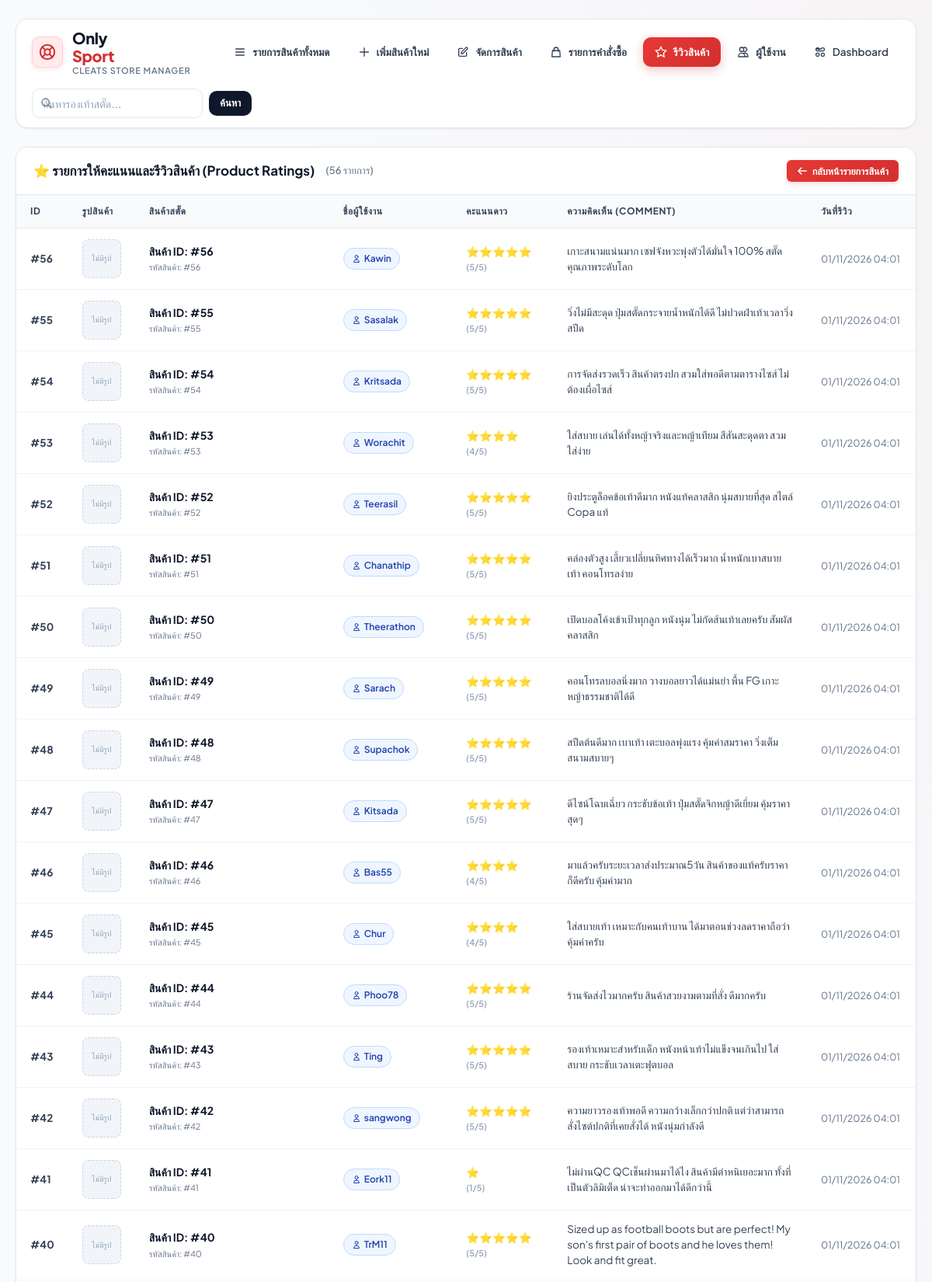
Screenshot of /admin/ratings.php (upper part) with the database file from the repository.
### tables this page shows
CREATE TABLE IF NOT EXISTS `product_ratings` (
  `rating_id` INT AUTO_INCREMENT PRIMARY KEY,
  `product_id` INT NOT NULL,
  `reviewer_name` VARCHAR(150) DEFAULT NULL,
  `user_id` INT DEFAULT 1,
  `score` INT NOT NULL DEFAULT 5,
  `comment` TEXT,
  `created_at` TIMESTAMP DEFAULT CURRENT_TIMESTAMP,
  INDEX `idx_rating_product` (`product_id`)
);

### admin/ratings.php (the view, shortened to what this page needs)
<?php
$host = getenv("DB_HOST") ?: "db";
$user = getenv("DB_USER") ?: "root";
$pass = (getenv("DB_PASSWORD") !== false && getenv("DB_PASSWORD") !== '') ? getenv("DB_PASSWORD") : "password";
$dbname = getenv("DB_NAME") ?: "onlysport";
$conn = @new mysqli($host, $user, $pass, $dbname);
$conn->set_charset("utf8mb4");
$current_page = 'ratings';
$where_clause = "";
$sql = "SELECT r.*,
               COALESCE(NULLIF(r.reviewer_name, ''), 'ผู้ใช้งานทั่วไป') AS display_reviewer,
               COALESCE(p.name, CONCAT('สินค้า ID: #', r.product_id)) AS product_name,
               p.imageUrl
        FROM product_ratings r
        LEFT JOIN products p ON r.product_id = p.id
        $where_clause
        ORDER BY r.rating_id DESC";
$result = $conn->query($sql);
$total_rows = ($result) ? $result->num_rows : 0;
?>
<!DOCTYPE html>
<html lang="th">
<head>
  <link rel="stylesheet" href="style.css?v=<?php echo file_exists('style.css') ? filemtime('style.css') : time(); ?>">
</head>
<body>
<div class="container">
  <?php include "navbar.php"; ?>
  <div class="card" style="margin-top: 24px;">
    <div class="card-header">
      <div>
        <h1 class="card-title">
          ⭐ รายการให้คะแนนและรีวิวสินค้า (Product Ratings)
          <span class="card-subtitle">(<span id="ratingsCount"><?php echo $total_rows; ?></span> รายการ)</span>
        </h1>
      </div>
      <div style="display: flex; gap: 10px; align-items: center; flex-wrap: wrap;">
        <a href="menu.php" class="btn btn-primary btn-sm">
          <svg width="14" height="14" fill="none" stroke="currentColor" stroke-width="2.5" viewBox="0 0 24 24">
            <path stroke-linecap="round" stroke-linejoin="round" d="M10 19l-7-7m0 0l7-7m-7 7h18"></path>
          </svg>
          กลับหน้ารายการสินค้า
        </a>
      </div>
    </div>
    <div class="table-responsive">
      <table>
        <thead>
          <tr>
            <th style="width: 60px;">ID</th>
            <th style="width: 70px;">รูปสินค้า</th>
            <th style="width: 250px;">สินค้าสตั๊ด</th>
            <th style="width: 150px;">ชื่อผู้ใช้งาน</th>
            <th style="width: 130px;">คะแนนดาว</th>
            <th>ความคิดเห็น (Comment)</th>
            <th style="width: 140px;">วันที่รีวิว</th>
          </tr>
        </thead>
        <tbody>
          <?php if ($result && $result->num_rows > 0): ?>
            <?php while($row = $result->fetch_assoc()): ?>
              <tr>
                <td><strong>#<?php echo $row['rating_id']; ?></strong></td>
                <td>
                  <?php if (!empty($row['imageUrl'])): ?>
                    <img src="<?= htmlspecialchars($row['imageUrl']) ?>"
                         alt="<?= htmlspecialchars($row['product_name'] ?? '') ?>"
                         style="width: 50px; height: 50px; object-fit: cover; border-radius: 8px; border: 1px solid #e2e8f0; background: #fff;" />
                  <?php else: ?>
                    <div style="width: 50px; height: 50px; background: #f1f5f9; border-radius: 8px; display: flex; align-items: center; justify-content: center; font-size: 10px; color: #94a3b8; border: 1px dashed #cbd5e1;">
                      ไม่มีรูป
                    </div>
                  <?php endif; ?>
                </td>
                <td>
                  <strong style="color: var(--text-main, #0f172a); font-size: 14px;"><?php echo htmlspecialchars($row['product_name']); ?></strong>
                  <div style="font-size: 11px; color: var(--text-muted, #64748b); margin-top: 2px;">รหัสสินค้า: #<?php echo $row['product_id']; ?></div>
                </td>
                <td>
                  <span class="badge-reviewer">
                    <svg width="12" height="12" fill="none" stroke="currentColor" stroke-width="2" viewBox="0 0 24 24">
                      <path stroke-linecap="round" stroke-linejoin="round" d="M16 7a4 4 0 11-8 0 4 4 0 018 0zM12 14a7 7 0 00-7 7h14a7 7 0 00-7-7z"></path>
                    </svg>
                    <?php echo htmlspecialchars($row['display_reviewer']); ?>
                  </span>
                </td>
                <td>
                  <div class="star-rating">
                    <?php echo str_repeat("⭐", $row['score']); ?>
                    <span class="star-score">(<?php echo $row['score']; ?>/5)</span>
                  </div>
                </td>
                <td style="color: var(--text-secondary, #334155); font-size: 13.5px; line-height: 1.5;">
                  <?php echo htmlspecialchars($row['comment']); ?>
                </td>
                <td style="color: var(--text-muted, #64748b); font-size: 12.5px; white-space: nowrap;">
                  <?php echo date('d/m/Y H:i', strtotime($row['created_at'])); ?>
                </td>
              </tr>
            <?php endwhile; ?>
          <?php else: ?>
            <tr><td colspan="7" style="text-align:center; padding: 36px; color: var(--text-muted, #64748b);">ยังไม่มีข้อมูลรีวิวในระบบ</td></tr>
          <?php endif; ?>
        </tbody>
      </table>
    </div>
  </div>
</div>
</body>
</html>

### admin/navbar.php (shortened to what this page needs)
<?php
$current_page = $current_page ?? 'dashboard';
$search_query = $search_query ?? '';
?>
<header class="reference-navbar">
  <a href="index.php" class="brand-section">
    <div class="brand-logo-text">
      <span class="brand-icon-circle">
      </span>
      <span class="brand-name">
        Only<span class="brand-accent">Sport</span>
        <span class="brand-tagline">Cleats Store Manager</span>
      </span>
    </div>
  </a>
  <nav class="nav-links-group">
    <a href="menu.php" class="nav-item-btn <?php echo ($current_page === 'menu' || $current_page === 'products') ? 'active' : ''; ?>">
      <svg width="16" height="16" fill="none" stroke="currentColor" stroke-width="2" viewBox="0 0 24 24">
        <path stroke-linecap="round" stroke-linejoin="round" d="M4 6h16M4 12h16M4 18h16"></path>
      </svg>
      <span>รายการสินค้าทั้งหมด</span>
    </a>
    <a href="add_new.php" class="nav-item-btn <?php echo ($current_page === 'add_new') ? 'active' : ''; ?>">
      <svg width="16" height="16" fill="none" stroke="currentColor" stroke-width="2" viewBox="0 0 24 24">
        <path stroke-linecap="round" stroke-linejoin="round" d="M12 4v16m8-8H4"></path>
      </svg>
      <span>เพิ่มสินค้าใหม่</span>
    </a>
    <a href="manage.php" class="nav-item-btn <?php echo ($current_page === 'manage') ? 'active' : ''; ?>">
      <svg width="16" height="16" fill="none" stroke="currentColor" stroke-width="2" viewBox="0 0 24 24">
        <path stroke-linecap="round" stroke-linejoin="round" d="M11 5H6a2 2 0 00-2 2v11a2 2 0 002 2h11a2 2 0 002-2v-5m-1.414-9.414a2 2 0 112.828 2.828L11.828 15H9v-2.828l8.586-8.586z"></path>
      </svg>
      <span>จัดการสินค้า</span>
    </a>
    <a href="orders.php" class="nav-item-btn <?php echo ($current_page === 'orders') ? 'active' : ''; ?>">
      <svg width="16" height="16" fill="none" stroke="currentColor" stroke-width="2" viewBox="0 0 24 24">
        <path stroke-linecap="round" stroke-linejoin="round" d="M16 11V7a4 4 0 00-8 0v4M5 9h14l1 12H4L5 9z"></path>
      </svg>
      <span>รายการคำสั่งซื้อ</span>
    </a>
    <a href="ratings.php" class="nav-item-btn <?php echo ($current_page === 'ratings') ? 'active' : ''; ?>">
      <svg width="16" height="16" fill="none" stroke="currentColor" stroke-width="2" viewBox="0 0 24 24">
        <polygon points="12 2 15.09 8.26 22 9.27 17 14.14 18.18 21.02 12 17.77 5.82 21.02 7 14.14 2 9.27 8.91 8.26 12 2"></polygon>
      </svg>
      <span>รีวิวสินค้า</span>
    </a>
    <a href="users.php" class="nav-item-btn <?php echo ($current_page === 'users') ? 'active' : ''; ?>">
      <svg width="16" height="16" fill="none" stroke="currentColor" stroke-width="2" viewBox="0 0 24 24">
        <path stroke-linecap="round" stroke-linejoin="round" d="M12 4.354a4 4 0 110 5.292M15 21H3v-1a6 6 0 0112 0v1zm0 0h6v-1a6 6 0 00-9-5.197M13 7a4 4 0 11-8 0 4 4 0 018 0z"></path>
      </svg>
      <span>ผู้ใช้งาน</span>
    </a>
    <a href="index.php" class="nav-item-btn <?php echo ($current_page === 'dashboard') ? 'active' : ''; ?>">
      <span>Dashboard</span>
    </a>
  </nav>
  <form action="menu.php" method="GET" class="navbar-search">
    <div class="search-input-wrap">
      <input type="text" name="search" id="navbarSearchInput" placeholder="ค้นหารองเท้าสตั๊ด..." value="<?php echo htmlspecialchars($search_query); ?>">
    </div>
    <button type="submit" class="search-submit-btn">ค้นหา</button>
  </form>
</header>

### admin/ratings.php (style rules this page uses)
.star-rating { color: #f59e0b; font-weight: 700; white-space: nowrap; }
.star-score { font-size: 11px; color: #94a3b8; font-weight: 600; display: block; margin-top: 2px; }
.badge-reviewer { background: #eff6ff; color: #1e40af; border: 1px solid #bfdbfe; padding: 4px 10px; border-radius: 9999px; font-size: 12px; font-weight: 600; display: inline-flex; align-items: center; gap: 4px; }

### rows the page displays
product_ratings: rating_id "56", product_name "สินค้า ID: #56", product "56", display_reviewer "Kawin", score "⭐⭐⭐⭐⭐", score "5", comment "เกาะสนามแน่นมาก เซฟจังหวะพุ่งตัวได้มั่นใจ 100% สตั๊ดคุณภาพระดับโลก", created_at "01/11/2026 04:01"
product_ratings: rating_id "55", product_name "สินค้า ID: #55", product "55", display_reviewer "Sasalak", score "⭐⭐⭐⭐⭐", score "5", comment "วิ่งไม่มีสะดุด ปุ่มสตั๊ดกระจายน้ำหนักได้ดี ไม่ปวดฝ่าเท้าเวลาวิ่งสปีด", created_at "01/11/2026 04:01"
product_ratings: rating_id "54", product_name "สินค้า ID: #54", product "54", display_reviewer "Kritsada", score "⭐⭐⭐⭐⭐", score "5", comment "การจัดส่งรวดเร็ว สินค้าตรงปก สวมใส่พอดีตามตารางไซส์ ไม่ต้องเผื่อไซส์", created_at "01/11/2026 04:01"
product_ratings: rating_id "53", product_name "สินค้า ID: #53", product "53", display_reviewer "Worachit", score "⭐⭐⭐⭐", score "4", comment "ใส่สบาย เล่นได้ทั้งหญ้าจริงและหญ้าเทียม สีสันสะดุดตา สวมใส่ง่าย", created_at "01/11/2026 04:01"
product_ratings: rating_id "52", product_name "สินค้า ID: #52", product "52", display_reviewer "Teerasil", score "⭐⭐⭐⭐⭐", score "5", comment "ยิงประตูล็อคข้อเท้าดีมาก หนังแท้คลาสสิก นุ่มสบายที่สุด สไตล์ Copa แท้", created_at "01/11/2026 04:01"
product_ratings: rating_id "51", product_name "สินค้า ID: #51", product "51", display_reviewer "Chanathip", score "⭐⭐⭐⭐⭐", score "5", comment "คล่องตัวสูง เลี้ยวเปลี่ยนทิศทางได้เร็วมาก น้ำหนักเบาสบายเท้า คอนโทรลง่าย", created_at "01/11/2026 04:01"
product_ratings: rating_id "50", product_name "สินค้า ID: #50", product "50", display_reviewer "Theerathon", score "⭐⭐⭐⭐⭐", score "5", comment "เปิดบอลโค้งเข้าเป้าทุกลูก หนังนุ่ม ไม่กัดส้นเท้าเลยครับ สัมผัสคลาสสิก", created_at "01/11/2026 04:01"
product_ratings: rating_id "49", product_name "สินค้า ID: #49", product "49", display_reviewer "Sarach", score "⭐⭐⭐⭐⭐", score "5", comment "คอนโทรลบอลนิ่งมาก วางบอลยาวได้แม่นยำ พื้น FG เกาะหญ้าธรรมชาติได้ดี", created_at "01/11/2026 04:01"
product_ratings: rating_id "48", product_name "สินค้า ID: #48", product "48", display_reviewer "Supachok", score "⭐⭐⭐⭐⭐", score "5", comment "สปีดต้นดีมาก เบาเท้า เตะบอลพุ่งแรง คุ้มค่าสมราคา วิ่งเต็มสนามสบายๆ", created_at "01/11/2026 04:01"
product_ratings: rating_id "47", product_name "สินค้า ID: #47", product "47", display_reviewer "Kitsada", score "⭐⭐⭐⭐⭐", score "5", comment "ดีไซน์โฉบเฉี่ยว กระชับข้อเท้า ปุ่มสตั๊ดจิกหญ้าดีเยี่ยม คุ้มราคาสุดๆ", created_at "01/11/2026 04:01"
product_ratings: rating_id "46", product_name "สินค้า ID: #46", product "46", display_reviewer "Bas55", score "⭐⭐⭐⭐", score "4", comment "มาแล้วครับระยะเวลาส่งประมาณ5วัน สินค้าของแท้ครับราคาก็ดีครับ คุ้มค่ามาก", created_at "01/11/2026 04:01"
product_ratings: rating_id "45", product_name "สินค้า ID: #45", product "45", display_reviewer "Chur", score "⭐⭐⭐⭐", score "4", comment "ใส่สบายเท้า เหมาะกับคนเท้าบาน ได้มาตอนช่วงลดราคาถือว่าคุ้มค่าครับ", created_at "01/11/2026 04:01"
product_ratings: rating_id "44", product_name "สินค้า ID: #44", product "44", display_reviewer "Phoo78", score "⭐⭐⭐⭐⭐", score "5", comment "ร้านจัดส่งไวมากครับ สินค้าสวยงามตามที่สั่ง ดีมากครับ", created_at "01/11/2026 04:01"
product_ratings: rating_id "43", product_name "สินค้า ID: #43", product "43", display_reviewer "Ting", score "⭐⭐⭐⭐⭐", score "5", comment "รองเท้าเหมาะสำหรับเด็ก หนังหน้าเท้าไม่แข็งจนเกินไป ใส่สบาย กระชับเวลาเตะฟุตบอล", created_at "01/11/2026 04:01"
product_ratings: rating_id "42", product_name "สินค้า ID: #42", product "42", display_reviewer "sangwong", score "⭐⭐⭐⭐⭐", score "5", comment "ความยาวรองเท้าพอดี ความกว้างเล็กกว่าปกติ แต่ว่าสามารถสั่งไซต์ปกติที่เคยสั่งได้ หนังนุ่มกำลังดี", created_at "01/11/2026 04:01"
product_ratings: rating_id "41", product_name "สินค้า ID: #41", product "41", display_reviewer "Eork11", score "⭐", score "1", comment "ไม่ผ่านQC QCเช็นผ่านมาได้ไง สินค้ามีตำหนิเยอะมาก ทั้งที่เป็นตัวลิมิเต็ด น่าจะทำออกมาได้ดีกว่านี้", created_at "01/11/2026 04:01"
product_ratings: rating_id "40", product_name "สินค้า ID: #40", product "40", display_reviewer "TrM11", score "⭐⭐⭐⭐⭐", score "5", comment "Sized up as football boots but are perfect! My son's first pair of boots and he loves them! Look and fit great.", created_at "01/11/2026 04:01"

### other values shown
$total_rows "56"
